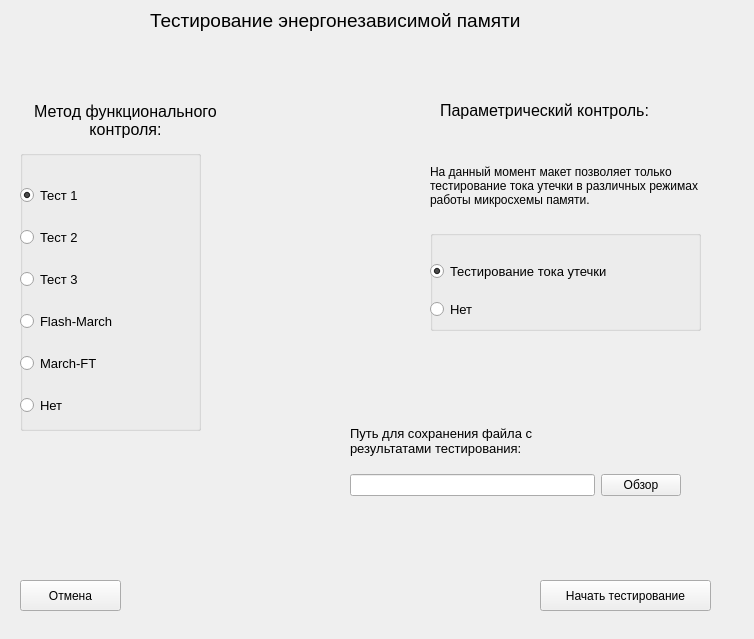
<?xml version="1.0" encoding="UTF-8"?>
<ui version="4.0">
 <class>TestWindow</class>
 <widget class="QWidget" name="TestWindow">
  <property name="geometry">
   <rect>
    <x>0</x>
    <y>0</y>
    <width>754</width>
    <height>639</height>
   </rect>
  </property>
  <property name="windowTitle">
   <string>Form</string>
  </property>
  <property name="windowIcon">
   <iconset resource="Res.qrc">
    <normaloff>:/new/prefix1/DOC012171319.jpg</normaloff>:/new/prefix1/DOC012171319.jpg</iconset>
  </property>
  <widget class="QLabel" name="label_4">
   <property name="geometry">
    <rect>
     <x>430</x>
     <y>160</y>
     <width>311</width>
     <height>51</height>
    </rect>
   </property>
   <property name="text">
    <string>На данный момент макет позволяет только
тестирование тока утечки в различных режимах
работы микросхемы памяти.</string>
   </property>
  </widget>
  <widget class="QPushButton" name="pushButton_2">
   <property name="geometry">
    <rect>
     <x>20</x>
     <y>580</y>
     <width>101</width>
     <height>31</height>
    </rect>
   </property>
   <property name="text">
    <string>Отмена</string>
   </property>
  </widget>
  <widget class="QPushButton" name="pushButton">
   <property name="geometry">
    <rect>
     <x>540</x>
     <y>580</y>
     <width>171</width>
     <height>31</height>
    </rect>
   </property>
   <property name="text">
    <string>Начать тестирование</string>
   </property>
  </widget>
  <widget class="QLabel" name="label_3">
   <property name="geometry">
    <rect>
     <x>440</x>
     <y>80</y>
     <width>271</width>
     <height>61</height>
    </rect>
   </property>
   <property name="font">
    <font>
     <pointsize>12</pointsize>
    </font>
   </property>
   <property name="text">
    <string>Параметрический контроль:</string>
   </property>
  </widget>
  <widget class="QLabel" name="label_2">
   <property name="geometry">
    <rect>
     <x>150</x>
     <y>0</y>
     <width>471</width>
     <height>41</height>
    </rect>
   </property>
   <property name="font">
    <font>
     <pointsize>14</pointsize>
    </font>
   </property>
   <property name="text">
    <string>Тестирование энергонезависимой памяти</string>
   </property>
  </widget>
  <widget class="QLabel" name="label">
   <property name="geometry">
    <rect>
     <x>0</x>
     <y>90</y>
     <width>251</width>
     <height>61</height>
    </rect>
   </property>
   <property name="font">
    <font>
     <pointsize>12</pointsize>
    </font>
   </property>
   <property name="text">
    <string>Метод функционального
контроля:</string>
   </property>
   <property name="alignment">
    <set>Qt::AlignCenter</set>
   </property>
  </widget>
  <widget class="QLabel" name="label_6">
   <property name="geometry">
    <rect>
     <x>350</x>
     <y>410</y>
     <width>251</width>
     <height>61</height>
    </rect>
   </property>
   <property name="font">
    <font>
     <pointsize>10</pointsize>
    </font>
   </property>
   <property name="text">
    <string>Путь для сохранения файла с результатами тестирования:</string>
   </property>
   <property name="wordWrap">
    <bool>true</bool>
   </property>
  </widget>
  <widget class="QWidget" name="layoutWidget">
   <property name="geometry">
    <rect>
     <x>350</x>
     <y>470</y>
     <width>331</width>
     <height>31</height>
    </rect>
   </property>
   <layout class="QHBoxLayout" name="horizontalLayout">
    <item>
     <widget class="QLineEdit" name="lineEdit"/>
    </item>
    <item>
     <widget class="QPushButton" name="pushButton_4">
      <property name="text">
       <string>Обзор</string>
      </property>
     </widget>
    </item>
   </layout>
  </widget>
  <widget class="QGroupBox" name="groupBox">
   <property name="geometry">
    <rect>
     <x>20</x>
     <y>150</y>
     <width>181</width>
     <height>281</height>
    </rect>
   </property>
   <property name="autoFillBackground">
    <bool>false</bool>
   </property>
   <property name="title">
    <string/>
   </property>
   <property name="flat">
    <bool>false</bool>
   </property>
   <widget class="QWidget" name="layoutWidget">
    <property name="geometry">
     <rect>
      <x>0</x>
      <y>20</y>
      <width>181</width>
      <height>261</height>
     </rect>
    </property>
    <layout class="QVBoxLayout" name="verticalLayout">
     <item>
      <widget class="QRadioButton" name="radioButton">
       <property name="font">
        <font>
         <pointsize>10</pointsize>
        </font>
       </property>
       <property name="text">
        <string>Тест 1</string>
       </property>
       <property name="checked">
        <bool>true</bool>
       </property>
      </widget>
     </item>
     <item>
      <widget class="QRadioButton" name="radioButton_2">
       <property name="font">
        <font>
         <pointsize>10</pointsize>
        </font>
       </property>
       <property name="text">
        <string>Тест 2</string>
       </property>
      </widget>
     </item>
     <item>
      <widget class="QRadioButton" name="radioButton_3">
       <property name="font">
        <font>
         <pointsize>10</pointsize>
        </font>
       </property>
       <property name="text">
        <string>Тест 3</string>
       </property>
      </widget>
     </item>
     <item>
      <widget class="QRadioButton" name="radioButton_4">
       <property name="font">
        <font>
         <pointsize>10</pointsize>
        </font>
       </property>
       <property name="text">
        <string>Flash-March</string>
       </property>
      </widget>
     </item>
     <item>
      <widget class="QRadioButton" name="radioButton_5">
       <property name="font">
        <font>
         <pointsize>10</pointsize>
        </font>
       </property>
       <property name="text">
        <string>March-FT</string>
       </property>
      </widget>
     </item>
     <item>
      <widget class="QRadioButton" name="radioButton_8">
       <property name="font">
        <font>
         <pointsize>10</pointsize>
        </font>
       </property>
       <property name="text">
        <string>Нет</string>
       </property>
      </widget>
     </item>
    </layout>
   </widget>
  </widget>
  <widget class="QGroupBox" name="groupBox_2">
   <property name="geometry">
    <rect>
     <x>430</x>
     <y>230</y>
     <width>271</width>
     <height>101</height>
    </rect>
   </property>
   <property name="inputMethodHints">
    <set>Qt::ImhNone</set>
   </property>
   <property name="title">
    <string/>
   </property>
   <widget class="QWidget" name="layoutWidget_2">
    <property name="geometry">
     <rect>
      <x>0</x>
      <y>20</y>
      <width>271</width>
      <height>81</height>
     </rect>
    </property>
    <layout class="QVBoxLayout" name="verticalLayout_2">
     <item>
      <widget class="QRadioButton" name="radioButton_6">
       <property name="font">
        <font>
         <pointsize>10</pointsize>
        </font>
       </property>
       <property name="text">
        <string>Тестирование тока утечки</string>
       </property>
       <property name="checked">
        <bool>true</bool>
       </property>
      </widget>
     </item>
     <item>
      <widget class="QRadioButton" name="radioButton_7">
       <property name="font">
        <font>
         <pointsize>10</pointsize>
        </font>
       </property>
       <property name="text">
        <string>Нет</string>
       </property>
      </widget>
     </item>
    </layout>
   </widget>
  </widget>
 </widget>
 <resources>
  <include location="Res.qrc"/>
 </resources>
 <connections/>
</ui>
